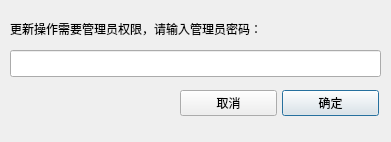
<?xml version="1.0" encoding="UTF-8"?>
<ui version="4.0">
 <class>PasswordDialog</class>
 <widget class="QDialog" name="PasswordDialog">
  <property name="geometry">
   <rect>
    <x>0</x>
    <y>0</y>
    <width>391</width>
    <height>142</height>
   </rect>
  </property>
  <property name="windowTitle">
   <string>授权窗口</string>
  </property>
  <widget class="QLabel" name="label">
   <property name="geometry">
    <rect>
     <x>10</x>
     <y>20</y>
     <width>321</width>
     <height>17</height>
    </rect>
   </property>
   <property name="text">
    <string>更新操作需要管理员权限，请输入管理员密码：</string>
   </property>
  </widget>
  <widget class="QLineEdit" name="lineEdit">
   <property name="geometry">
    <rect>
     <x>10</x>
     <y>50</y>
     <width>371</width>
     <height>27</height>
    </rect>
   </property>
   <property name="echoMode">
    <enum>QLineEdit::Password</enum>
   </property>
  </widget>
  <widget class="QPushButton" name="pushButton">
   <property name="geometry">
    <rect>
     <x>282</x>
     <y>90</y>
     <width>97</width>
     <height>26</height>
    </rect>
   </property>
   <property name="text">
    <string>确定</string>
   </property>
  </widget>
  <widget class="QToolButton" name="toolButton_2">
   <property name="geometry">
    <rect>
     <x>180</x>
     <y>90</y>
     <width>97</width>
     <height>26</height>
    </rect>
   </property>
   <property name="text">
    <string>取消</string>
   </property>
  </widget>
 </widget>
 <resources/>
 <connections/>
</ui>
